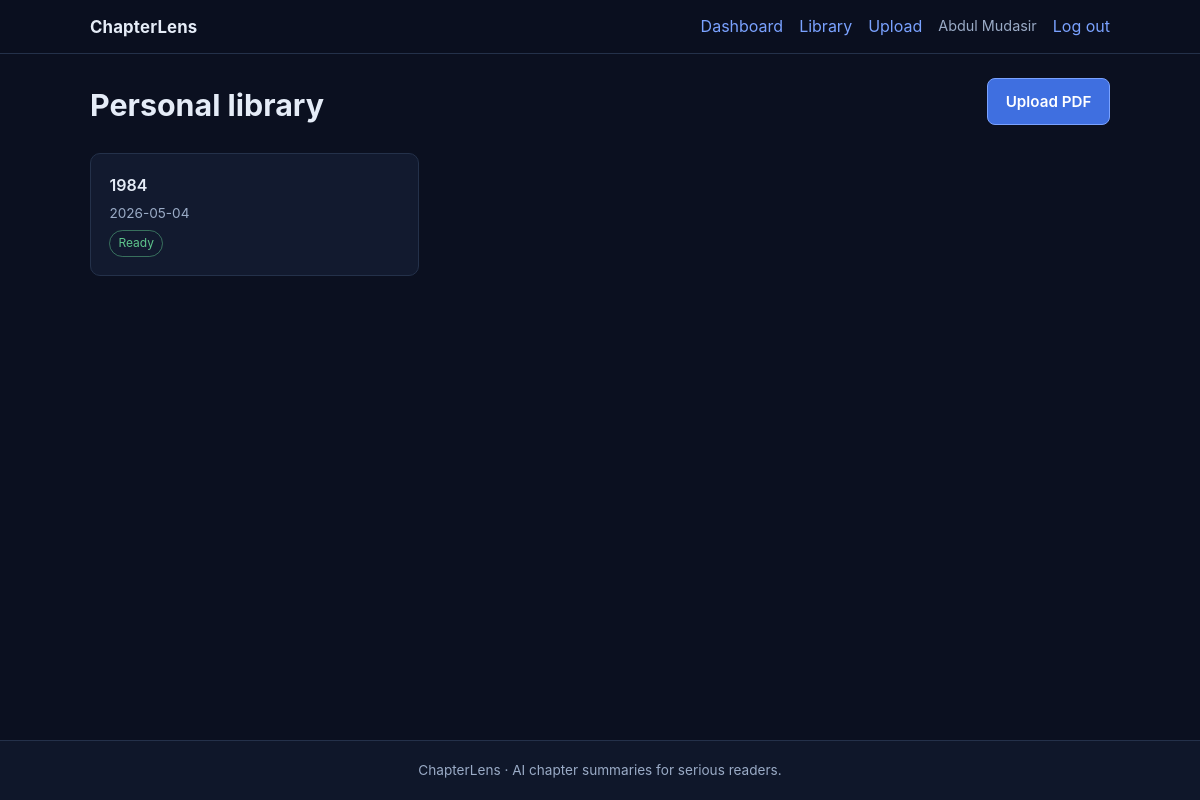
Page /library (signed in) on the committed database.
### app/models.py (models this page shows, shortened)
class User(UserMixin, db.Model):
    __tablename__ = "users"
    user_id       = db.Column(db.Integer, primary_key=True)
    name          = db.Column(db.String(120), nullable=False)
    email         = db.Column(db.String(255), unique=True, nullable=False, index=True)
    password_hash = db.Column(db.String(255), nullable=False)
    books           = db.relationship("Book",           backref="owner", lazy="dynamic", cascade="all, delete-orphan")
    highlights      = db.relationship("Highlight",      backref="user",  lazy="dynamic", cascade="all, delete-orphan")
    recommendations = db.relationship("Recommendation", backref="user",  lazy="dynamic", cascade="all, delete-orphan")

class Book(db.Model):
    __tablename__ = "books"
    book_id           = db.Column(db.Integer, primary_key=True)
    user_id           = db.Column(db.Integer, db.ForeignKey("users.user_id"), nullable=False, index=True)
    book_title        = db.Column(db.String(512), nullable=False)
    pdf_path          = db.Column(db.String(1024), nullable=False)
    upload_date       = db.Column(db.DateTime, default=datetime.utcnow, nullable=False)
    processing_status = db.Column(db.String(24), default="processing", nullable=False, index=True)
    processing_error  = db.Column(db.Text, nullable=True)
    processed_at      = db.Column(db.DateTime, nullable=True)
    chapters        = db.relationship("Chapter",        backref="book", lazy="dynamic", cascade="all, delete-orphan")
    category        = db.relationship("Category",       backref="book", uselist=False,  cascade="all, delete-orphan")
    recommendations = db.relationship("Recommendation", backref="book", lazy="dynamic", cascade="all, delete-orphan")

### app/main.py (the view)
@bp.get("/library")
@login_required
def library():
    books = (
        Book.query.filter_by(user_id=current_user.user_id)
        .order_by(Book.upload_date.desc())
        .all()
    )
    return render_template("library.html", books=books)

### templates/library.html (shortened to what this page needs)
{% extends "base.html" %}
{% block body %}
<div class="page-head">
  <h1>Personal library</h1>
  <a class="btn primary" href="{{ url_for('main.upload') }}">Upload PDF</a>
</div>
{% if books %}
<ul class="book-grid">
  {% for b in books %}
  <li>
    <a class="book-card" href="{{ url_for('main.book', book_id=b.book_id) if b.processing_status == 'ready' else url_for('main.processing', book_id=b.book_id) }}">
      <span class="book-title">{{ b.book_title }}</span>
      <span class="book-meta">{{ b.upload_date.strftime('%Y-%m-%d') }}</span>
      <span class="book-pill book-pill-{{ b.processing_status }}">{{ b.processing_status }}</span>
    </a>
  </li>
  {% endfor %}
</ul>
{% else %}
<div class="empty">
  <p>No books yet. Upload a PDF to generate chapter-wise summaries.</p>
  <a class="btn primary" href="{{ url_for('main.upload') }}">Upload your first PDF</a>
</div>
{% endif %}
{% endblock %}

### templates/base.html (shortened to what this page needs)
<!DOCTYPE html>
<html lang="en">
<head>
  <link rel="stylesheet" href="{{ url_for('static', filename='css/style.css') }}">
</head>
<body>
  <header class="site-header">
    <div class="inner">
      <a class="logo" href="{{ url_for('main.dashboard') if current_user.is_authenticated else url_for('main.index') }}">ChapterLens</a>
      <nav>
        {% if current_user.is_authenticated %}
        <a href="{{ url_for('main.dashboard') }}">Dashboard</a>
        <a href="{{ url_for('main.library') }}">Library</a>
        <a href="{{ url_for('main.upload') }}">Upload</a>
        <span class="user">{{ current_user.name }}</span>
        <a href="{{ url_for('auth.logout') }}">Log out</a>
        {% else %}
        <a href="{{ url_for('main.index') }}">Home</a>
        <a href="{{ url_for('auth.login') }}">Log in</a>
        <a class="btn-nav" href="{{ url_for('auth.register') }}">Get started</a>
        {% endif %}
      </nav>
    </div>
  </header>
  <main class="container">
    {% block body %}{% endblock %}
  </main>
  <footer class="site-footer">
    <p>ChapterLens · AI chapter summaries for serious readers.</p>
  </footer>
</body>
</html>

### static/css/style.css (style rules this page uses)
:root { --bg: #0b1020; --surface: #121a2f; --surface-2: #0f172a; --border: #24314a; --text: #e5ecf7; --muted: #9aabc6; --accent: #7aa2ff; --accent-dim: #3f6fe0; --success: #5ec58c; --error: #ea7f7f; --info: #f3cc68; font-family: Inter, "Segoe UI", system-ui, -apple-system, sans-serif; }
* { box-sizing: border-box; }
body { margin: 0; min-height: 100vh; background: var(--bg); color: var(--text); line-height: 1.55; display: flex; flex-direction: column; }
a { color: var(--accent); text-decoration: none; transition: color 0.2s ease; }
.site-header { position: sticky; top: 0; z-index: 4; backdrop-filter: blur(8px); background: rgba(11, 16, 32, 0.85); border-bottom: 1px solid var(--border); }
.site-header .inner, .container { max-width: 1060px; }
.site-header .inner { margin: 0 auto; padding: 0.85rem 1.25rem; display: flex; align-items: center; justify-content: space-between; gap: 1rem; flex-wrap: wrap; }
.logo { font-weight: 700; font-size: 1.05rem; letter-spacing: 0.01em; color: var(--text); }
.site-header nav { display: flex; align-items: center; gap: 1rem; flex-wrap: wrap; }
.site-header .user { color: var(--muted); font-size: 0.9rem; }
.container { flex: 1; margin: 0 auto; padding: 1.5rem 1.25rem 2.5rem; width: 100%; }
.site-footer { border-top: 1px solid var(--border); padding: 1.2rem; text-align: center; color: var(--muted); font-size: 0.85rem; background: var(--surface-2); }
.site-footer p { margin: 0; }
.btn { display: inline-block; padding: 0.65rem 1.1rem; border-radius: 8px; font-weight: 600; border: 1px solid #314058; background: var(--surface); color: var(--text); cursor: pointer; text-align: center; font-size: 0.95rem; }
.btn.primary { background: var(--accent-dim); border-color: var(--accent); color: #fff; }
.page-head { display: flex; align-items: flex-start; justify-content: space-between; gap: 1rem; flex-wrap: wrap; margin-bottom: 1.5rem; }
.page-head h1 { margin: 0.25rem 0 0; font-size: 1.9rem; }
.book-grid { list-style: none; padding: 0; margin: 0; display: grid; grid-template-columns: repeat(auto-fill, minmax(260px, 1fr)); gap: 1rem; }
.book-card { display: flex; flex-direction: column; gap: 0.35rem; padding: 1.15rem; background: var(--surface); border: 1px solid var(--border); border-radius: 10px; color: var(--text); min-height: 120px; }
.book-title { font-weight: 600; }
.book-meta { font-size: 0.85rem; color: var(--muted); }
.book-pill { margin-top: auto; width: fit-content; text-transform: capitalize; font-size: 0.75rem; padding: 0.2rem 0.5rem; border-radius: 999px; border: 1px solid var(--border); }
.book-pill-ready { color: var(--success); border-color: rgba(94, 197, 140, 0.5); }

### rows in the picture
User: name "Abdul Mudasir"
Book: book_title "1984", upload_date "2026-05-04", processing_status "Ready"
